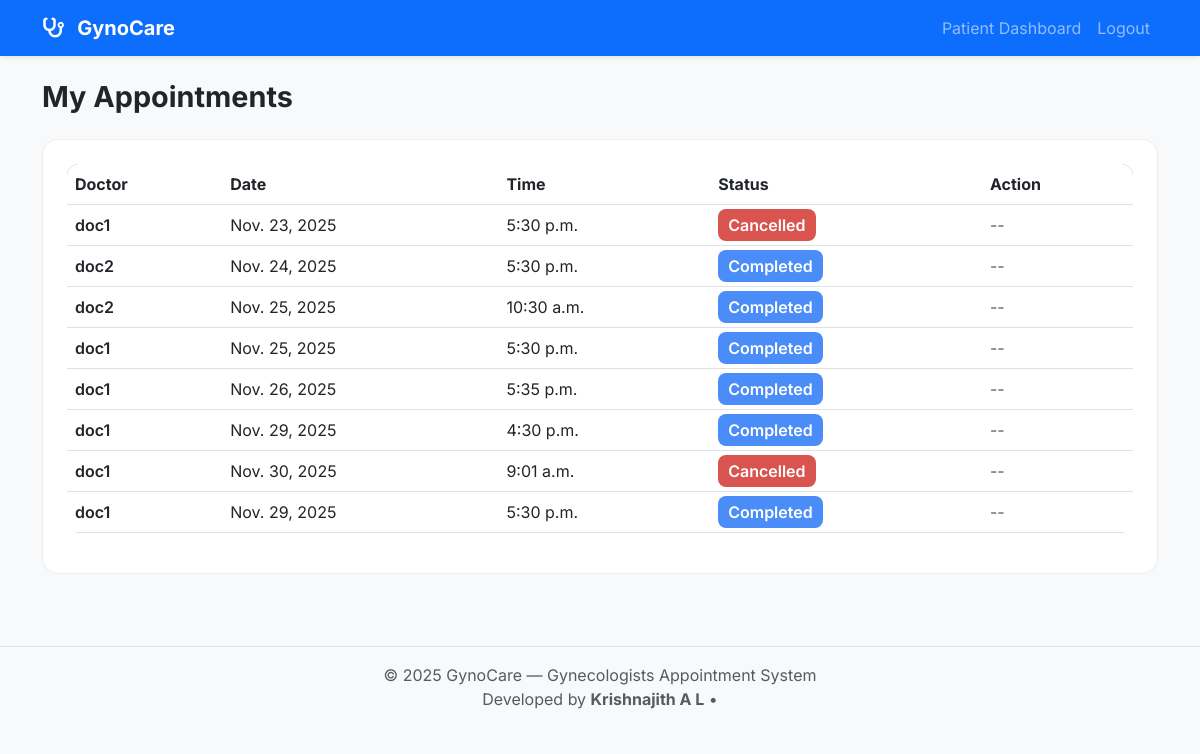
The app's page /appointments/patient/list/ (signed in) with its own data.
### appointments/models.py (models this page shows, shortened)
class Appointment(models.Model):
    patient = models.ForeignKey(User, on_delete=models.CASCADE, related_name='patient_appointments')
    doctor = models.ForeignKey(User, on_delete=models.CASCADE, related_name='doctor_appointments')
    date = models.DateField()
    time = models.TimeField()
    reason = models.TextField(blank=True,null=True)
    STATUS_CHOICES = (
                      ('Pending','Pending'),
                      ('Approved','Approved'),
                      ('Completed','Completed'),
                      ('Cancelled','Cancelled'),
                      )
    status = models.CharField(max_length=20,choices=STATUS_CHOICES, default='Pending')
    created_at = models.DateTimeField(auto_now_add=True)

### users/decorators.py (the view)
        @login_required
        def wrapper(request, *args, **kwargs):
            profile = Profile.objects.get(user=request.user)
            if profile.role != allowed_role:
                return redirect('login')   # OR 'home'
            return view_func(request, *args, **kwargs)

### appointments/views.py (called while the page is built)
@role_required('patient')
def patient_appointment_list(request):
    profile = Profile.objects.get(user=request.user)
    if profile.role != 'patient':
        return redirect('home')
    appointments = Appointment.objects.filter(patient=request.user)
    return render(request, 'appointments/patient_appointment_list.html', {'appointments': appointments,
                                                                          'show_dashboard_links': True,
                                                                          'show_logout': True,
                                                                          'title': 'My Appointents – GynoCare',
                                                                          })

### templates/appointments/patient_appointment_list.html
{% extends 'base.html' %}
{% load static %}
{% block content %}
<h2 class="section-title mb-4">My Appointments</h2>
<div class="card glass-card p-4">
    {% if appointments %}
    <div class="table-responsive">
        <table class="table table-hover align-middle">
            <thead>
                <tr>
                    <th>Doctor</th>
                    <th>Date</th>
                    <th>Time</th>
                    <th>Status</th>
                    <th>Action</th>
                </tr>
            </thead>
            <tbody>
                {% for appt in appointments %}
                <tr>
                    <td class="fw-semibold">{{ appt.doctor.username }}</td>
                    <td>{{ appt.date }}</td>
                    <td>{{ appt.time }}</td>
                    <td>
                        {% if appt.status == "Pending" %}
                            <span class="badge-pending">Pending</span>
                        {% elif appt.status == "Approved" %}
                            <span class="badge-approved">Approved</span>
                        {% elif appt.status == "Completed" %}
                            <span class="badge-completed">Completed</span>
                        {% else %}
                            <span class="badge-cancelled">Cancelled</span>
                        {% endif %}
                    </td>
                    <td>
                        {% if appt.status == "Pending" or appt.status == "Approved" %}
                            <a href="{% url 'cancel_appointment' appt.id %}"
                               class="btn btn-sm btn-danger px-3"
                               onclick="return confirm('Are you sure you want to cancel this appointment?');">
                               Cancel
                            </a>
                        {% else %}
                            <span class="text-muted">--</span>
                        {% endif %}
                    </td>
                </tr>
                {% endfor %}
            </tbody>
        </table>
    </div>
    {% else %}
        <p class="text-muted">You have no appointments.</p>
    {% endif %}
</div>
{% endblock %}

### static/css/style.css (style rules this page uses)
body { background: #f4f7ff !important; font-family: 'Inter', sans-serif; }
.card { border-radius: 16px !important; }
.glass-card { backdrop-filter: blur(12px); background: rgba(255, 255, 255, 0.9); border: 1px solid rgba(200, 200, 200, 0.3); transition: 0.3s ease-in-out; }
.badge-completed { background: #4B8DF8 !important; color: white !important; padding: 6px 10px; border-radius: 8px; font-weight: 600; }
.badge-cancelled { background: #D9534F !important; color: white !important; padding: 6px 10px; border-radius: 8px; font-weight: 600; }
.table thead { background: #4B8DF8; color: white; }
.table { border-radius: 12px !important; overflow: hidden !important; }
.section-title { font-weight: 700; font-size: 1.8rem; }
.glass-card, .dashboard-card { animation: fadeIn 0.6s ease-in-out; }

### records on screen
Appointment: doctor.username "doc1", date "Nov. 23, 2025", time "5:30 p.m.", status "Cancelled"
Appointment: doctor.username "doc2", date "Nov. 24, 2025", time "5:30 p.m.", status "Completed"
Appointment: doctor.username "doc2", date "Nov. 25, 2025", time "10:30 a.m.", status "Completed"
Appointment: doctor.username "doc1", date "Nov. 25, 2025", time "5:30 p.m.", status "Completed"
Appointment: doctor.username "doc1", date "Nov. 26, 2025", time "5:35 p.m.", status "Completed"
Appointment: doctor.username "doc1", date "Nov. 29, 2025", time "4:30 p.m.", status "Completed"
Appointment: doctor.username "doc1", date "Nov. 30, 2025", time "9:01 a.m.", status "Cancelled"
Appointment: doctor.username "doc1", date "Nov. 29, 2025", time "5:30 p.m.", status "Completed"
